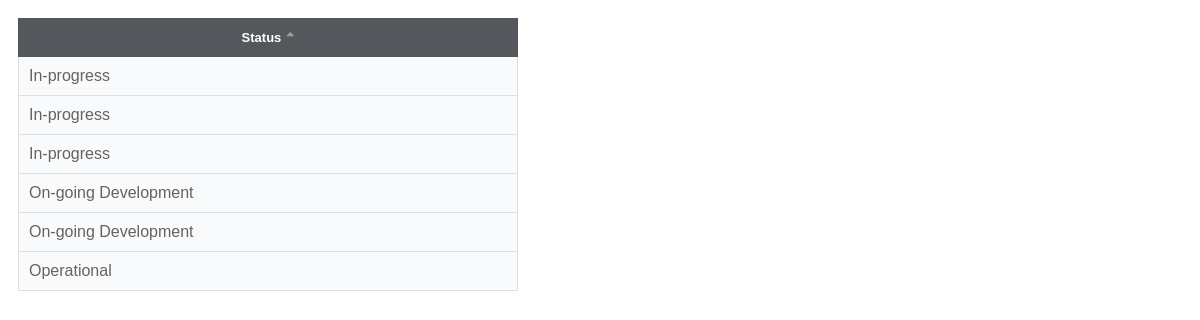
Page /tablesort.php on the earlier database version.
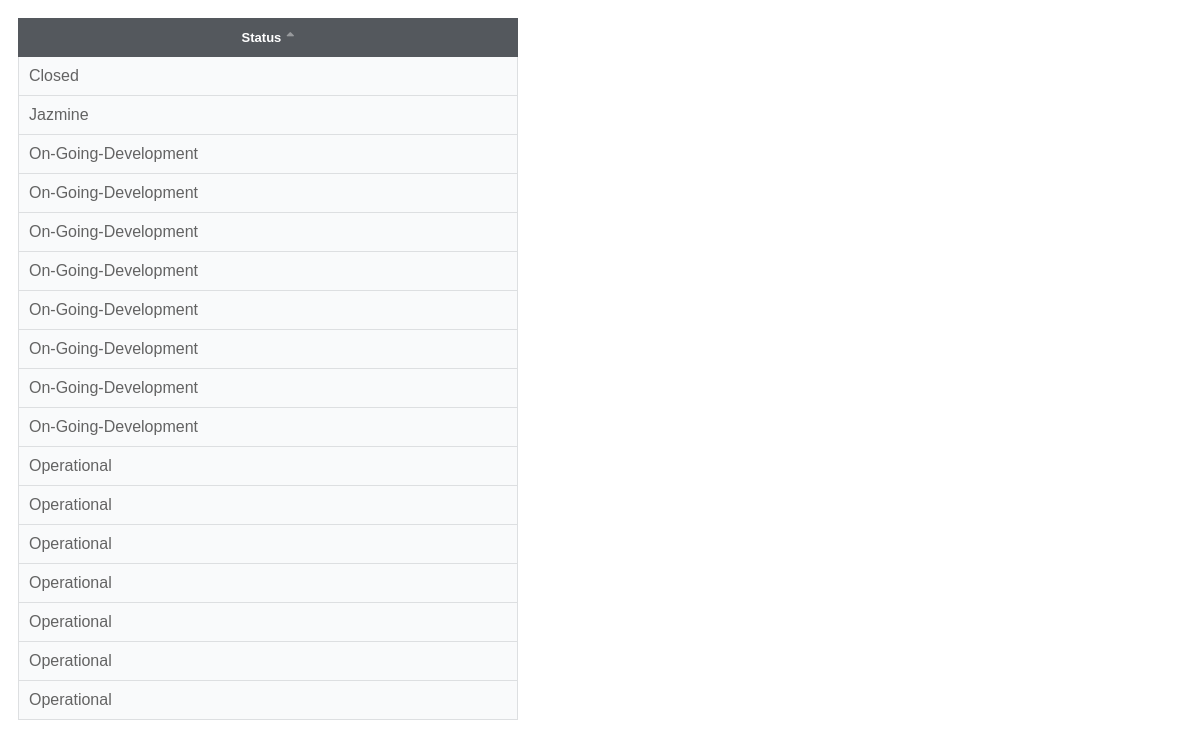
Same page on the later database version.
### tables this page shows
CREATE TABLE `products` (
  `product_id` int(11) NOT NULL,
  `product_name` varchar(255) NOT NULL,
  `product_sname` varchar(255) NOT NULL,
  `details` varchar(255) NOT NULL,
  `implementing_office` varchar(255) NOT NULL,
  `dev_mode` varchar(255) NOT NULL,
  `developer` varchar(255) NOT NULL,
  `frontend` varchar(255) NOT NULL,
  `backend` varchar(255) NOT NULL,
  `status` varchar(255) NOT NULL,
  `remarks` varchar(255) NOT NULL,
  `serverhid` varchar(255) NOT NULL,
  `IsDeleted` int(11) NOT NULL DEFAULT 0
);

### tablesort.php (the view, shortened to what this page needs)
<?php
$mysqli = mysqli_connect('localhost', 'root', '', 'inventorymanagement');
$columns = array('status');
$column = isset($_GET['column']) && in_array($_GET['column'], $columns) ? $_GET['column'] : $columns[0];
$sort_order = isset($_GET['order']) && strtolower($_GET['order']) == 'desc' ? 'DESC' : 'ASC';
if ($result = $mysqli->query('SELECT * FROM products ORDER BY ' .  $column . ' ' . $sort_order)) {
	$up_or_down = str_replace(array('ASC','DESC'), array('up','down'), $sort_order);
	$asc_or_desc = $sort_order == 'ASC' ? 'desc' : 'asc';
	$add_class = ' class="highlight"';
	?>
	<!DOCTYPE html>
	<html>
		<head>
			<link rel="stylesheet" href="https://use.fontawesome.com/releases/v5.3.1/css/all.css">
		</head>
		<body>
			<table>
				<tr>
					<th><a href="tablesort.php?column=status&order=<?php echo $asc_or_desc; ?>">Status<i class="fas fa-sort<?php echo $column == 'status' ? '-' . $up_or_down : ''; ?>"></i></a></th>
				</tr>
				<?php while ($row = $result->fetch_assoc()): ?>
				<tr>
					<td<?php echo $column == 'status' ? $add_class : ''; ?>><?php echo $row['status']; ?></td>
				</tr>
				<?php endwhile; ?>
			</table>
		</body>
	</html>
	<?php
}
?>

Differences in the rows shown:
removed products: status "In-progress"
removed products: status "In-progress"
removed products: status "In-progress"
removed products: status "On-going Development"
removed products: status "On-going Development"
added products: status "Closed"
added products: status "Jazmine"
added products: status "On-Going-Development"
added products: status "On-Going-Development"
added products: status "On-Going-Development"
added products: status "On-Going-Development"
added products: status "On-Going-Development"
added products: status "On-Going-Development"
added products: status "On-Going-Development"
added products: status "On-Going-Development"
added products: status "Operational"
added products: status "Operational"
added products: status "Operational"
added products: status "Operational"
added products: status "Operational"
added products: status "Operational"
